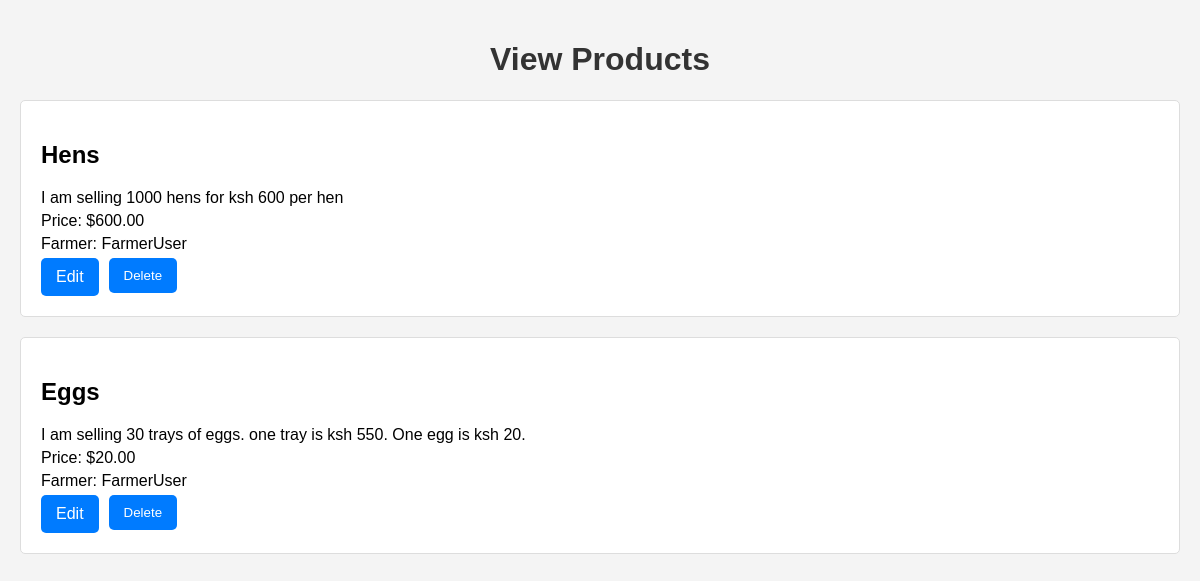
The page /view_products/ (signed in) on the database its author committed.
### poultrypalace/models.py (models this page shows, shortened)
class Product(models.Model):
    name = models.CharField(max_length=100)
    description = models.TextField()
    price = models.DecimalField(max_digits=10, decimal_places=2)
    available = models.BooleanField(default=True)
    created_at = models.DateTimeField(auto_now_add=True)
    updated_at = models.DateTimeField(auto_now=True)
    farmer = models.ForeignKey(User, on_delete=models.CASCADE)

class User(AbstractUser):
    is_farmer = models.BooleanField(default=False)
    is_customer = models.BooleanField(default=False)
    groups = models.ManyToManyField(
        Group,
        verbose_name='groups',
        blank=True,
        help_text=(
            'The groups this user belongs to. A user will get all permissions '
            'granted to each of their groups.'
        ),
        related_name='poultrypalace_users_groups'
    )
    user_permissions = models.ManyToManyField(
        Permission,
        verbose_name='user permissions',
        blank=True,
        help_text='Specific permissions for this user.',
        related_name='poultrypalace_users_permissions'
    )

### poultrypalace/views.py (the view)
# urls.py: path('view_products/', views.view_products, name='view_products'),
@login_required
def view_products(request):
    if request.user.is_farmer:
        products = Product.objects.filter(farmer=request.user)
    else:
        products = Product.objects.all()
    return render(request, 'poultrypalace/view_products.html', {'products': products})

### poultrypalace/templates/poultrypalace/view_products.html (shortened to what this page needs)
<!DOCTYPE html>
<html lang="en">
<head>
</head>
<body>
    <h1>View Products</h1>
    <ul class="product-list">
        {% for product in products %}
            <li class="product-item">
                <div class="product-details">
                    <div class="product-info">
                        <h2>{{ product.name }}</h2>
                        <p>{{ product.description }}</p>
                        <p>Price: ${{ product.price }}</p>
                        <p>Farmer: {{ product.farmer.username }}</p>
                    </div>
                </div>
                {% if user.is_customer %}
                    <form class="add-to-cart" action="{% url 'add_to_cart' product.id %}" method="post">
                        {% csrf_token %}
                        <label for="quantity_{{ product.id }}">Quantity:</label>
                        <input type="number" id="quantity_{{ product.id }}" name="quantity" value="1" min="1">
                        <button type="submit">Add to Cart</button>
                    </form>
                {% elif user == product.farmer %}
                    <div class="actions">
                        <a href="{% url 'edit_product' product.id %}">Edit</a>
                        <form action="{% url 'delete_product' product.id %}" method="post" style="display:inline;">
                            <button type="submit" onclick="return confirm('Are you sure you want to delete this product?');">Delete</button>
                        </form>
                    </div>
                {% endif %}
            </li>
        {% endfor %}
    </ul>
</body>
</html>

### poultrypalace/templates/poultrypalace/view_products.html (style rules this page uses)
body { font-family: Arial, sans-serif; background-color: #f4f4f4; margin: 0; padding: 20px; }
h1 { text-align: center; color: #333; }
.product-list { list-style-type: none; padding: 0; }
.product-item { background: #fff; border: 1px solid #ddd; border-radius: 5px; margin-bottom: 20px; padding: 20px; display: flex; flex-direction: column; }
.product-details { display: flex; justify-content: space-between; align-items: center; }
.product-info { flex-grow: 1; }
.product-info p { margin: 5px 0; }
.actions { display: flex; gap: 10px; }
.actions a, .actions form button { background-color: #007bff; color: white; border: none; padding: 10px 15px; border-radius: 5px; cursor: pointer; text-decoration: none; display: inline-block; }

### rows shown on the page
Product: name "Hens", description "I am selling 1000 hens for ksh 600 per hen", price "600.00", farmer.username "FarmerUser", shows "Edit"
Product: name "Eggs", description "I am selling 30 trays of eggs. one tray is ksh 550. One egg is ksh 20.", price "20.00", farmer.username "FarmerUser", shows "Edit"
